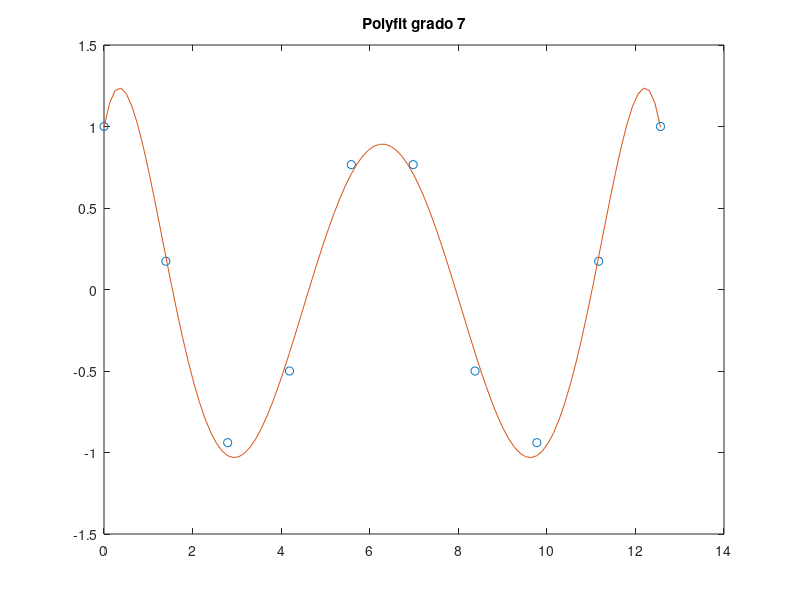

The MATLAB script that drew this image:
%{
    SI727576 - Edgar Guzmán Claustro
    IS727272 - Marco Ricardo Cordero Hernández

    Manual de funciones

    polyfit
%}

clc, clear, close all

x = linspace(0,4*pi,10);
y = cos(x);
n = 7;
p = polyfit(x,y,n);

x1 = linspace(0,4*pi);
y1 = polyval(p,x1);
figure
plot(x,y,'o');
hold on
plot(x1,y1);
title('Polyfit grado 7');
hold off
